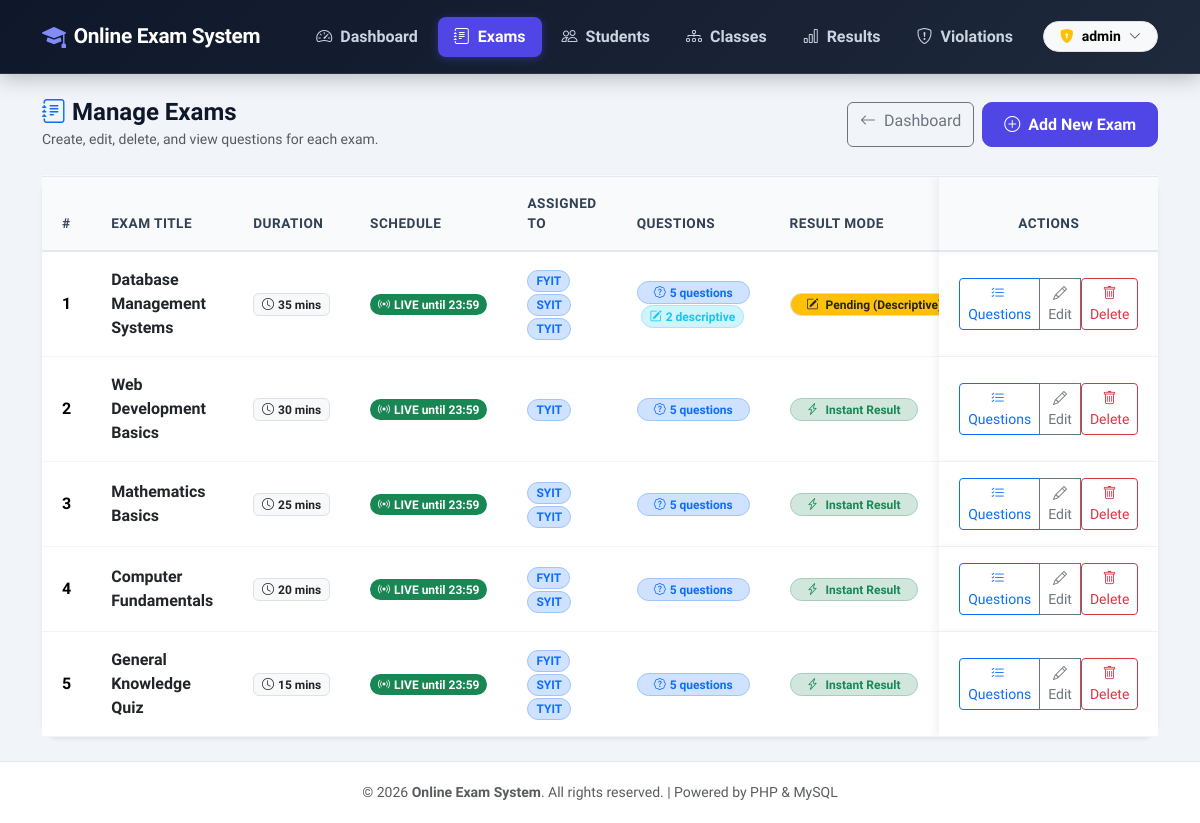
The app's page /admin/manage-exam.php (signed in) with its own data.
### tables this page shows
CREATE TABLE IF NOT EXISTS `exams` (
    `id`               INT AUTO_INCREMENT PRIMARY KEY,
    `title`            VARCHAR(150) NOT NULL,
    `duration_minutes` INT          NOT NULL DEFAULT 30,
    `result_mode`      VARCHAR(20)  NOT NULL DEFAULT 'instant',
    `start_at`             DATETIME     NULL,
    `end_at`               DATETIME     NULL,
    `questions_to_display` INT          NOT NULL DEFAULT 0
);

### admin/manage-exam.php (the view, shortened to what this page needs)
<?php
include '../includes/header.php';
include '../config/db.php';
$exams = mysqli_query($conn, "SELECT e.*,
    (SELECT COUNT(*) FROM questions q WHERE q.exam_id = e.id) AS q_count,
    (SELECT COUNT(*) FROM questions q WHERE q.exam_id = e.id AND q.question_type = 'descriptive') AS desc_count,
    (SELECT GROUP_CONCAT(c.name ORDER BY c.sort_order SEPARATOR ', ')
     FROM exam_class_assignments eca JOIN classes c ON c.id=eca.class_id
     WHERE eca.exam_id = e.id) AS assigned_classes,
    (SELECT GROUP_CONCAT(eca2.class_id SEPARATOR ',')
     FROM exam_class_assignments eca2 WHERE eca2.exam_id = e.id) AS assigned_class_ids
    FROM exams e ORDER BY e.id DESC");
$exams_list = [];
if ($exams) {
    while ($row = mysqli_fetch_assoc($exams)) {
        $exams_list[] = $row;
    }
}
?>
<div class="d-flex justify-content-between align-items-center mb-4">
    <div>
        <h4 class="fw-bold mb-0"><i class="bi bi-journal-text text-primary"></i> Manage Exams</h4>
        <small class="text-muted">Create, edit, delete, and view questions for each exam.</small>
    </div>
    <div class="d-flex gap-2">
        <a href="dashboard.php" class="btn btn-outline-secondary">
            <i class="bi bi-arrow-left me-1"></i> Dashboard
        </a>
        <button class="btn btn-primary" data-bs-toggle="modal" data-bs-target="#addExamModal">
            <i class="bi bi-plus-circle me-1"></i> Add New Exam
        </button>
    </div>
</div>
<div class="card shadow-sm border-0 rounded-4">
    <div class="table-scroll-top-container d-none" id="examTableScrollTop">
        <div class="table-scroll-top-inner" id="examTableScrollTopInner"></div>
    </div>
    <div class="card-body p-0">
        <div class="table-responsive" id="examTableResponsive">
            <table class="table custom-table table-sticky-actions align-middle mb-0">
                <thead>
                    <tr>
                        <th class="ps-4">#</th>
                        <th>Exam Title</th>
                        <th>Duration</th>
                        <th>Schedule</th>
                        <th>Assigned To</th>
                        <th>Questions</th>
                        <th>Result Mode</th>
                        <th class="text-center pe-4">Actions</th>
                    </tr>
                </thead>
                <tbody>
                    <?php
                    if (!empty($exams_list)):
                        $i = 1;
                        foreach ($exams_list as $e):
                            $has_desc = ((int)($e['desc_count'] ?? 0)) > 0;
                            $mode = $e['result_mode'] ?? 'instant';
                    ?>
                        <tr>
                            <td class="ps-4 fw-bold"><?php echo $i++; ?></td>
                            <td><strong class="text-dark"><?php echo htmlspecialchars($e['title']); ?></strong></td>
                            <td><span class="badge bg-light text-dark border"><i class="bi bi-clock me-1"></i><?php echo (int)$e['duration_minutes']; ?> mins</span></td>
                            <td>
                                <?php
                                $now  = time();
                                $s_at = $e['start_at'] ? strtotime($e['start_at']) : null;
                                $e_at = $e['end_at']   ? strtotime($e['end_at'])   : null;
                                if ($s_at && $e_at) {
                                    if ($now < $s_at)
                                        echo '<span class="badge bg-info-subtle text-info border border-info-subtle rounded-pill px-2 py-1"><i class="bi bi-calendar-event me-1"></i>Opens ' . date('d M, H:i', $s_at) . '</span>';
                                    elseif ($now >= $s_at && $now <= $e_at)
                                        echo '<span class="badge bg-success rounded-pill px-2 py-1"><i class="bi bi-broadcast me-1"></i>LIVE until ' . date('H:i', $e_at) . '</span>';
                                    else
                                        echo '<span class="badge bg-secondary rounded-pill px-2 py-1"><i class="bi bi-lock me-1"></i>Ended ' . date('d M', $e_at) . '</span>';
                                } else {
                                    echo '<span class="text-muted small">Always open</span>';
                                }
                                ?>
                            </td>
                            <td>
                                <?php if (!empty($e['assigned_classes'])): ?>
                                    <?php foreach (explode(', ', $e['assigned_classes']) as $cn): ?>
                                        <span class="badge bg-primary-subtle text-primary border border-primary-subtle rounded-pill px-2 py-1 me-1">
                                            <?php echo htmlspecialchars(trim($cn)); ?>
                                        </span>
                                    <?php endforeach; ?>
                                <?php else: ?>
                                    <span class="text-muted small"><i class="bi bi-globe me-1"></i>All students</span>
                                <?php endif; ?>
                            </td>
                            <td>
                                <a href="manage-questions.php?exam_id=<?php echo $e['id']; ?>" class="text-decoration-none">
                                    <?php if (!empty($e['questions_to_display']) && (int)$e['questions_to_display'] > 0): ?>
                                        <span class="badge bg-primary-subtle text-primary border border-primary-subtle rounded-pill px-3 py-1" title="Anti-Cheat Question Pool: Each student receives <?php echo (int)$e['questions_to_display']; ?> random questions from <?php echo $e['q_count']; ?> total questions in shuffled order">
                                            <i class="bi bi-shuffle me-1"></i><?php echo (int)$e['questions_to_display']; ?> of <?php echo $e['q_count']; ?> (Pool)
                                        </span>
                                    <?php else: ?>
                                        <span class="badge bg-primary-subtle text-primary border border-primary-subtle rounded-pill px-3 py-1">
                                            <i class="bi bi-patch-question me-1"></i><?php echo $e['q_count']; ?> questions
                                        </span>
                                    <?php endif; ?>
                                </a>
                                <?php if ($has_desc): ?>
                                    <span class="badge bg-info-subtle text-info border border-info-subtle rounded-pill px-2 py-1 ms-1">
                                        <i class="bi bi-pencil-square me-1"></i><?php echo $e['desc_count']; ?> descriptive
                                    </span>
                                <?php endif; ?>
                            </td>
                            <td>
                                <?php if ($has_desc): ?>
                                    <span class="badge bg-warning text-dark border rounded-pill px-3 py-1" title="Exams with descriptive answers always require manual evaluation">
                                        <i class="bi bi-pencil-square me-1"></i> Pending (Descriptive)
                                    </span>
                                <?php elseif ($mode === 'pending'): ?>
                                    <span class="badge bg-warning-subtle text-warning border border-warning-subtle rounded-pill px-3 py-1">
                                        <i class="bi bi-hourglass-split me-1"></i> Pending Review
                                    </span>
                                <?php else: ?>
                                    <span class="badge bg-success-subtle text-success border border-success-subtle rounded-pill px-3 py-1">
                                        <i class="bi bi-lightning-charge me-1"></i> Instant Result
                                    </span>
                                <?php endif; ?>
                            </td>
                            <td class="text-center pe-4">
                                <div class="btn-group btn-group-sm">
                                    <a href="manage-questions.php?exam_id=<?php echo $e['id']; ?>" class="btn btn-outline-primary" title="Manage Questions">
                                        <i class="bi bi-list-check me-1"></i> Questions
                                    </a>
                                    <button class="btn btn-outline-secondary" data-bs-toggle="modal" data-bs-target="#editExamModal<?php echo $e['id']; ?>" title="Edit Exam">
                                        <i class="bi bi-pencil"></i> Edit
                                    </button>
                                    <form method="POST" action="manage-exam.php" style="display:inline;" onsubmit="return confirm('Are you sure you want to delete exam &quot;<?php echo htmlspecialchars($e['title'], ENT_QUOTES); ?>&quot;? All associated questions and results will be deleted.');">
                                        <button type="submit" class="btn btn-outline-danger btn-sm" title="Delete Exam">
                                            <i class="bi bi-trash"></i> Delete
                                        </button>
                                    </form>
                                </div>
                            </td>
                        </tr>
                    <?php
                        endforeach;
                    endif; ?>
                </tbody>
            </table>
        </div>
    </div>
</div>
<?php include '../includes/footer.php'; ?>

### css/style.css (style rules this page uses)
:root { --primary-color: #4f46e5; --primary-hover: #4338ca; --secondary-color: #64748b; --success-color: #10b981; --danger-color: #ef4444; --warning-color: #f59e0b; --info-color: #06b6d4; --bg-body: #f1f5f9; --card-bg: #ffffff; --text-main: #0f172a; --text-muted: #64748b; --border-color: #cbd5e1; --shadow-sm: 0 1px 3px rgba(0,0,0,0.08); --shadow-md: 0 4px 14px rgba(15, 23, 42, 0.1); --shadow-lg: 0 12px 28px rgba(15, 23, 42, 0.15); }
body { background-color: var(--bg-body) !important; color: var(--text-main) !important; font-family: 'Plus Jakarta Sans', -apple-system, BlinkMacSystemFont, sans-serif; min-height: 100vh; display: flex; flex-direction: column; }
:root { --exam-q-font-size: 1.2rem; --exam-body-font-size: 1.05rem; }
.custom-table { border-collapse: separate !important; border-spacing: 0 !important; }
.custom-table thead th { background: #f8fafc !important; color: #334155 !important; font-weight: 700 !important; font-size: 0.85rem !important; text-transform: uppercase !important; letter-spacing: 0.5px !important; padding: 1rem 1.25rem !important; border-bottom: 2px solid #e2e8f0 !important; }
.custom-table tbody td { padding: 1rem 1.25rem !important; vertical-align: middle !important; border-bottom: 1px solid #f1f5f9 !important; }
.btn-primary { background-color: #4f46e5 !important; border-color: #4f46e5 !important; color: #ffffff !important; font-weight: 600 !important; border-radius: 10px !important; padding: 0.6rem 1.3rem !important; transition: all 0.2s ease !important; }
.table-scroll-top-container { overflow-x: auto; overflow-y: hidden; scrollbar-width: thin; scrollbar-color: #94a3b8 #f1f5f9; border-bottom: 1px solid #e2e8f0; background: #f8fafc; border-radius: 1rem 1rem 0 0; }
.table-scroll-top-inner { height: 1px; }
.table-sticky-actions th:last-child, .table-sticky-actions td:last-child { position: sticky; right: 0; background-color: #ffffff; box-shadow: -4px 0 8px rgba(15, 23, 42, 0.05); z-index: 2; }
.table-sticky-actions thead th:last-child { background-color: #f8fafc !important; z-index: 3; }

### records on screen
exams: title "Database Management Systems", duration_minutes "35", end_at "23:59", cn "FYIT", cn "SYIT", cn "TYIT", q_count "5", desc_count "2", shows "Pending (Descriptive)"
exams: title "Web Development Basics", duration_minutes "30", end_at "23:59", cn "TYIT", q_count "5", result_mode "instant" (drawn)
exams: title "Mathematics Basics", duration_minutes "25", end_at "23:59", cn "SYIT", cn "TYIT", q_count "5", result_mode "instant" (drawn)
exams: title "Computer Fundamentals", duration_minutes "20", end_at "23:59", cn "FYIT", cn "SYIT", q_count "5", result_mode "instant" (drawn)
exams: title "General Knowledge Quiz", duration_minutes "15", end_at "23:59", cn "FYIT", cn "SYIT", cn "TYIT", q_count "5", result_mode "instant" (drawn)

### other values on screen
$_SESSION['admin_username'] "admin"
